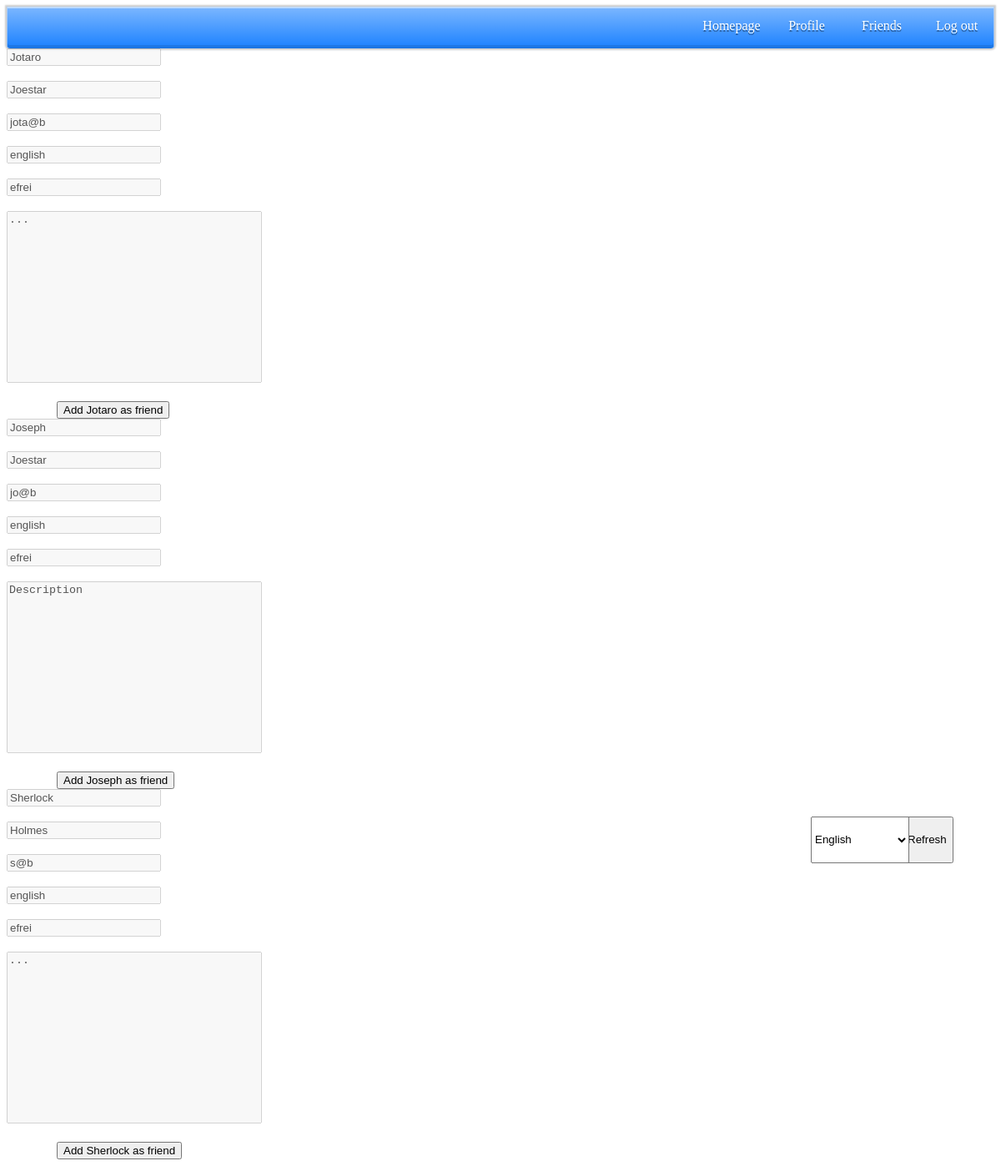
The app's page /View/Pages/friends.php (signed in) with its own data.
### tables this page shows
CREATE TABLE IF NOT EXISTS `user_table` (
  `id_user` int(11) NOT NULL AUTO_INCREMENT,
  `id_admin` tinyint(1) NOT NULL,
  `fname_user` varchar(30) NOT NULL,
  `lname_user` varchar(30) NOT NULL,
  `password_user` varchar(255) NOT NULL,
  `mail_user` varchar(50) NOT NULL,
  `reg_date_user` datetime NOT NULL,
  `univ_user` varchar(50) NOT NULL,
  `statuts_user` text NOT NULL,
  `token` varchar(250) DEFAULT NULL,
  PRIMARY KEY (`id_user`),
  UNIQUE KEY `reg_date_user` (`reg_date_user`)
);

CREATE TABLE IF NOT EXISTS `lang_table` (
  `id_lang` int(11) NOT NULL AUTO_INCREMENT,
  `lang_lang` varchar(20) NOT NULL,
  PRIMARY KEY (`id_lang`)
);

### Controller/discover_friends/print_friend.php (called while the page is built, shortened)
<?php
require '../../Model/session_util.php';
$lang_user = 1;
try{
    $PDO = new PDO($DB_DSN,$DB_USER,$DB_PASS);
    $get_users = $PDO->prepare('SELECT id_user FROM rel_user_lang WHERE id_lang=? AND id_user<>? ORDER BY RAND() LIMIT 3');
    $get_users->bindValue(1, $lang_user);
    $get_users->bindValue(2, $id_user);
    $get_users->execute();
    $users = $get_users->fetchAll(PDO::FETCH_ASSOC);
    $get_user1 = $PDO->prepare('SELECT * FROM user_table WHERE id_user=?');
    $get_user1->bindValue(1, $users[0]['id_user']);
    $get_user1->execute();
    $user1 = $get_user1->fetch(PDO::FETCH_ASSOC);
    $get_user2 = $PDO->prepare('SELECT * FROM user_table WHERE id_user=?');
    $get_user2->bindValue(1, $users[1]['id_user']);
    $get_user2->execute();
    $user2 = $get_user2->fetch(PDO::FETCH_ASSOC);
    $get_user3 = $PDO->prepare('SELECT * FROM user_table WHERE id_user=?');
    $get_user3->bindValue(1, $users[2]['id_user']);
    $get_user3->execute();
    $user3 = $get_user3->fetch(PDO::FETCH_ASSOC);
    $id_user1 = $user1['id_user'];
    $fname_user1 = $user1['fname_user'];
    $lname_user1 = $user1['lname_user'];
    $mail_user1 = $user1['mail_user'];
    $univ_user1 = $user1['univ_user'];
    $statuts_user1 = $user1['statuts_user'];
    $get_id_lang_user1 = $PDO->prepare('SELECT * FROM rel_user_lang WHERE id_user=?');
    $get_id_lang_user1->bindValue(1,$id_user1);
    $get_id_lang_user1->execute();
    $row = $get_id_lang_user1->fetch(PDO::FETCH_ASSOC);
    $id_lang_user1 = $row['id_lang'];
    $get_lang_user1 = $PDO->prepare('SELECT * FROM lang_table WHERE id_lang=?');
    $get_lang_user1->bindValue(1,$id_lang_user1);
    $get_lang_user1->execute();
    $row = $get_lang_user1->fetch(PDO::FETCH_ASSOC);
    $lang_user1 = $row['lang_lang'];
    $id_user2 = $user2['id_user'];
    $fname_user2 = $user2['fname_user'];
    $lname_user2 = $user2['lname_user'];
    $mail_user2 = $user2['mail_user'];
    $univ_user2 = $user2['univ_user'];
    $statuts_user2 = $user2['statuts_user'];
    $get_id_lang_user2 = $PDO->prepare('SELECT * FROM rel_user_lang WHERE id_user=?');
    $get_id_lang_user2->bindValue(1,$id_user2);
    $get_id_lang_user2->execute();
    $row = $get_id_lang_user2->fetch(PDO::FETCH_ASSOC);
    $id_lang_user2 = $row['id_lang'];
    $get_lang_user2 = $PDO->prepare('SELECT * FROM lang_table WHERE id_lang=?');
    $get_lang_user2->bindValue(1,$id_lang_user2);
    $get_lang_user2->execute();
    $row = $get_lang_user2->fetch(PDO::FETCH_ASSOC);
    $lang_user2 = $row['lang_lang'];
    $id_user3 = $user3['id_user'];
    $fname_user3 = $user3['fname_user'];
    $lname_user3 = $user3['lname_user'];
    $mail_user3 = $user3['mail_user'];
    $univ_user3 = $user3['univ_user'];
    $statuts_user3 = $user3['statuts_user'];
    $get_id_lang_user3 = $PDO->prepare('SELECT * FROM rel_user_lang WHERE id_user=?');
    $get_id_lang_user3->bindValue(1,$id_user3);
    $get_id_lang_user3->execute();
    $row = $get_id_lang_user3->fetch(PDO::FETCH_ASSOC);
    $id_lang_user3 = $row['id_lang'];
    $get_lang_user3 = $PDO->prepare('SELECT * FROM lang_table WHERE id_lang=?');
    $get_lang_user3->bindValue(1,$id_lang_user3);
    $get_lang_user3->execute();
    $row = $get_lang_user3->fetch(PDO::FETCH_ASSOC);
    $lang_user3 = $row['lang_lang'];
}
catch(PDOException $pe){
    echo 'ERREUR : '.$pe->getMessage();
}

### View/Pages/friends.php (the view, shortened to what this page needs)
<?php
require '../../Model/session_util.php';
$id_user = $_SESSION['id_user'];
require '../../Controller/discover_friends/print_friend.php';
?>
<!DOCTYPE html>
<html>
    <head>
        <link rel="stylesheet" href="../Styles/Style.css" />
    </head>
    <body>
        <?php include('navigation_bar.php') ?>
        <form class="friend1" action="../../Controller/discover_friends/confirm_req/confirm_req1.php" method="post">
            <div>
            <input id="fname" name="f_name1" value="<?php echo htmlspecialchars($fname_user1) ?>" disabled>
            </div>
            <br>
            <div>
            <input id="lname" name="l_name1" value="<?php echo htmlspecialchars($lname_user1) ?>" disabled>
            </div>
            <br>
            <div>
            <input id="email" name="mail_user1" value="<?php echo htmlspecialchars($mail_user1) ?>" disabled>
            </div>
            <br>
            <div>
            <input id="userlang" name="user_lang1" value="<?php echo htmlspecialchars($lang_user1) ?>" disabled>
            </div>
            <br>
            <div>
            <input id="univuser" name="univ_user1" value="<?php echo htmlspecialchars($univ_user1) ?>" disabled>
            </div>
            <br>
            <div>
            <textarea id="statutsuser" name="statuts_user1" disabled><?php echo htmlspecialchars($statuts_user1) ?></textarea>
            </div>
            <br>
            <button id="addfriend" name="addfriend1" type="submit">Add <?php echo htmlspecialchars($fname_user1) ?> as friend</button>
        </form>
        <form class="friend2" action="../../Controller/discover_friends/confirm_req/confirm_req2.php" method="post">
            <div>
            <input id="fname" name="f_name2" value="<?php echo htmlspecialchars($fname_user2) ?>" disabled>
            </div>
            <br>
            <div>
            <input id="lname" name="l_name2" value="<?php echo htmlspecialchars($lname_user2) ?>" disabled>
            </div>
            <br>
            <div>
            <input id="email" name="mail_user2" value="<?php echo htmlspecialchars($mail_user2) ?>" disabled>
            </div>
            <br>
            <div>
            <input id="userlang" name="user_lang2" value="<?php echo htmlspecialchars($lang_user2) ?>" disabled>
            </div>
            <br>
            <div>
            <input id="univuser" name="univ_user2" value="<?php echo htmlspecialchars($univ_user2) ?>" disabled>
            </div>
            <br>
            <div>
            <textarea id="statutsuser" name="<?php echo htmlspecialchars($statuts_user2) ?>" disabled>Description</textarea>
            </div>
            <br>
            <button id="addfriend" name="addfriend2" type="submit" >Add <?php echo htmlspecialchars($fname_user2) ?> as friend</button>
        </form>
        <form class="friend3" action="../../Controller/discover_friends/confirm_req/confirm_req3.php" method="post">
            <div>
            <input id="fname" name="f_name3" value="<?php echo htmlspecialchars($fname_user3) ?>" disabled>
            </div>
            <br>
            <div>
            <input id="lname" name="l_name3" value="<?php echo htmlspecialchars($lname_user3) ?>" disabled>
            </div>
            <br>
            <div>
            <input id="email" name="mail_user3" value="<?php echo htmlspecialchars($mail_user3) ?>" disabled>
            </div>
            <br>
            <div>
            <input id="userlang" name="user_lang3" value="<?php echo htmlspecialchars($lang_user3) ?>" disabled>
            </div>
            <br>
            <div>
            <input id="univuser" name="univ_user3" value="<?php echo htmlspecialchars($univ_user3) ?>" disabled>
            </div>
            <br>
            <div>
            <textarea id="statutsuser" name="statuts_user3" disabled><?php echo htmlspecialchars($statuts_user3) ?></textarea>
            </div>
            <br>
            <button id="addfriend" name="addfriend3" type="submit" >Add <?php echo htmlspecialchars($fname_user3) ?> as friend</button>
        </form>
        <form action="friends.php" method="post">
            <button id="refresh" name="refresh" type="submit" >Refresh</button>
            <div>
                <select id="l_user" name="lang_user" required="required">
                    <option value=1 <?php if ($lang_user == 1) echo "selected"; ?>>English</option>
                </select>
            </div>
        </form>
    </body>
</html>

### View/Pages/navigation_bar.php
<nav id="menufond">
    <ul id="menu">
        <li><a href="homepage.php">Homepage</a></li>
        <li><a href="profile.php">Profile</a></li>
        <li><a href="friends.php">Friends</a></li>
        <li><a href="../../Model/logout.php">Log out</a></li>
    </ul>
</nav>

### View/Styles/Style.css (style rules this page uses)
#statutsuser { resize: none; width: 300px; height: 200px; }
#refresh { position: absolute; height: 4%; left : 90%; top : 70%; }
#addfriend { margin-left : 60px; }
#l_user { position: absolute; height: 4%; left : 81%; top : 70%; }
#menufond { width: 100%; background: linear-gradient(#7cb7ff, #1b81ff); border-radius: 0px 0px 4px 4px; box-shadow: 0px 0px 2px 2px rgba(0, 0, 0, 0.2), 0px 1px 0px 1px rgba(255, 255, 255, 0.5) inset, 0px -3px 0px 1px rgba(0, 0, 0, 0.1) inset; overflow : hidden; height : 50px; }
#menu { font-family: "Trebuchet MS"; display: table; margin-right : 0; margin-left : auto; margin-top : 0; padding : 0; }
#menu li { display: table-cell; width: 90px; transition:1s; }
#menu a { display: block; line-height: 46px; text-align: center; text-decoration : none; color : white; text-shadow: 0 2px 0 rgba(0, 0, 0, 0.4); transition : text-shadow,color 1s; position:relative; }

### records on screen
user_table: f_name1 "Jotaro", l_name1 "Joestar", mail_user1 "jota@b", univ_user1 "efrei", statuts_user1 "...", fname_user "Jotaro"
lang_table: user_lang1 "english", user_lang2 "english", user_lang3 "english"
user_table: f_name2 "Joseph", l_name2 "Joestar", mail_user2 "jo@b", univ_user2 "efrei", statuts_user "Description", fname_user "Joseph"
user_table: f_name3 "Sherlock", l_name3 "Holmes", mail_user3 "s@b", univ_user3 "efrei", statuts_user3 "...", fname_user "Sherlock"
